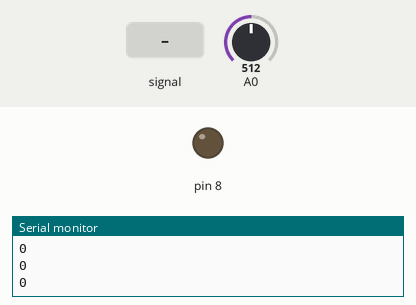
This sketch was run on a simulated Arduino Uno, built with avr-gcc and run on an emulated ATmega328P. Shown: output pins drawn as LEDs (lit = HIGH), the last lines printed to the serial monitor. The inputs (shaded band) are chosen by the test bench; at power-on: A0 = 512.

Above: at 1.2 s.
1.3 s: A0 fed a 2 Hz sine of ±306 counts around its level
At 1.6 s:
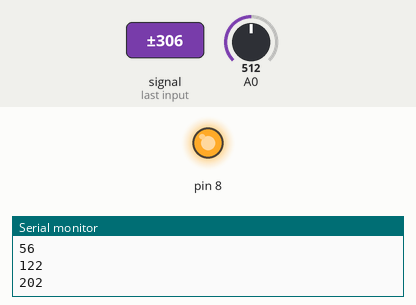
4.3 s: A0 set to 716
At 5.1 s:
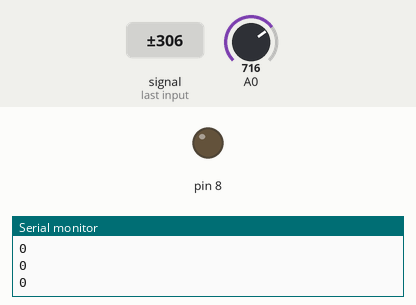
Timing chart, 0 to 7.3 s (numbered marks = the images above; inputs shaded):
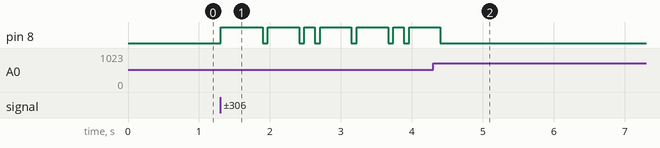

The sketch:

Project009_MeasuringSound.ino
```cpp
void setup() {
  Serial.begin(9600);
  pinMode(8, OUTPUT);
}

void loop() {
  int minLevel = 1023;
  int maxLevel = 0;
  for (int i=0; i<500; i++)
  {
    int soundLevel = analogRead(A0);
    maxLevel = max(maxLevel, soundLevel);
    minLevel = min(minLevel, soundLevel);
  }
  int amplitude = maxLevel - minLevel;
  if (amplitude>50)
     digitalWrite(8, HIGH);
  else
     digitalWrite(8, LOW);
  delay(20);
  Serial.println(amplitude);

}
```

Measured:
- after the input at 4.3 s, pin 8: goes on until 4.4 s, then stays LOW
